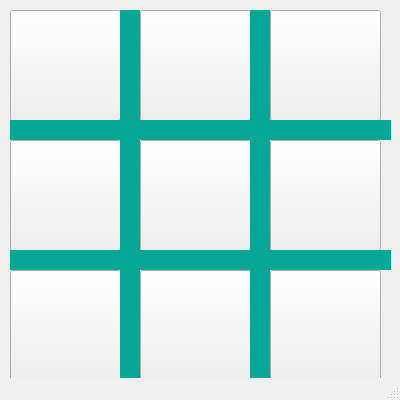
<?xml version="1.0" encoding="UTF-8"?>
<ui version="4.0">
 <class>Board</class>
 <widget class="QMainWindow" name="Board">
  <property name="geometry">
   <rect>
    <x>0</x>
    <y>0</y>
    <width>400</width>
    <height>400</height>
   </rect>
  </property>
  <property name="windowTitle">
   <string>MainWindow</string>
  </property>
  <widget class="QWidget" name="centralwidget">
   <widget class="QPushButton" name="pushButton_0_0">
    <property name="geometry">
     <rect>
      <x>10</x>
      <y>10</y>
      <width>111</width>
      <height>111</height>
     </rect>
    </property>
    <property name="styleSheet">
     <string notr="true">#pushButton
{
/*
background-color: rgb(20,189,172);
border-style: outset;
border-width: 0px;
border-color: beige;
*/

}</string>
    </property>
    <property name="text">
     <string/>
    </property>
    <property name="iconSize">
     <size>
      <width>130</width>
      <height>130</height>
     </size>
    </property>
   </widget>
   <widget class="QPushButton" name="pushButton_2_0">
    <property name="geometry">
     <rect>
      <x>10</x>
      <y>270</y>
      <width>111</width>
      <height>111</height>
     </rect>
    </property>
    <property name="styleSheet">
     <string notr="true">#pushButton_7
{

/*
background-color: rgb(20,189,172);
border-style: outset;
border-width: 0px;
border-color: beige;
*/

}</string>
    </property>
    <property name="text">
     <string/>
    </property>
    <property name="iconSize">
     <size>
      <width>130</width>
      <height>130</height>
     </size>
    </property>
   </widget>
   <widget class="QPushButton" name="pushButton_0_1">
    <property name="geometry">
     <rect>
      <x>140</x>
      <y>10</y>
      <width>111</width>
      <height>111</height>
     </rect>
    </property>
    <property name="styleSheet">
     <string notr="true">#pushButton_2
{
/*
background-color: rgb(20,189,172);
border-style: outset;
border-width: 0px;
border-color: beige;
*/

}</string>
    </property>
    <property name="text">
     <string/>
    </property>
    <property name="iconSize">
     <size>
      <width>130</width>
      <height>130</height>
     </size>
    </property>
   </widget>
   <widget class="QPushButton" name="pushButton_0_2">
    <property name="geometry">
     <rect>
      <x>270</x>
      <y>10</y>
      <width>111</width>
      <height>111</height>
     </rect>
    </property>
    <property name="styleSheet">
     <string notr="true">#pushButton_3
{

/*
background-color: rgb(20,189,172);
border-style: outset;
border-width: 0px;
border-color: beige;
*/

}</string>
    </property>
    <property name="text">
     <string/>
    </property>
    <property name="iconSize">
     <size>
      <width>130</width>
      <height>130</height>
     </size>
    </property>
   </widget>
   <widget class="QPushButton" name="pushButton_1_1">
    <property name="geometry">
     <rect>
      <x>140</x>
      <y>140</y>
      <width>111</width>
      <height>111</height>
     </rect>
    </property>
    <property name="styleSheet">
     <string notr="true">#pushButton_5
{

/*
background-color: rgb(20,189,172);
border-style: outset;
border-width: 0px;
border-color: beige;
*/

}</string>
    </property>
    <property name="text">
     <string/>
    </property>
    <property name="iconSize">
     <size>
      <width>130</width>
      <height>130</height>
     </size>
    </property>
   </widget>
   <widget class="QPushButton" name="pushButton_2_2">
    <property name="geometry">
     <rect>
      <x>270</x>
      <y>270</y>
      <width>111</width>
      <height>111</height>
     </rect>
    </property>
    <property name="styleSheet">
     <string notr="true">#pushButton_9
{
/*
background-color: rgb(20,189,172);
border-style: outset;
border-width: 0px;
border-color: beige;
*/

}</string>
    </property>
    <property name="text">
     <string/>
    </property>
    <property name="iconSize">
     <size>
      <width>130</width>
      <height>130</height>
     </size>
    </property>
   </widget>
   <widget class="QPushButton" name="pushButton_2_1">
    <property name="geometry">
     <rect>
      <x>140</x>
      <y>270</y>
      <width>111</width>
      <height>111</height>
     </rect>
    </property>
    <property name="styleSheet">
     <string notr="true">#pushButton_8
{

/*
background-color: rgb(20,189,172);
border-style: outset;
border-width: 0px;
border-color: beige;
*/
}</string>
    </property>
    <property name="text">
     <string/>
    </property>
    <property name="iconSize">
     <size>
      <width>130</width>
      <height>130</height>
     </size>
    </property>
   </widget>
   <widget class="QPushButton" name="pushButton_1_0">
    <property name="geometry">
     <rect>
      <x>10</x>
      <y>140</y>
      <width>111</width>
      <height>111</height>
     </rect>
    </property>
    <property name="styleSheet">
     <string notr="true">#pushButton_4
{

/*
background-color: rgb(20,189,172);
border-style: outset;
border-width: 0px;
border-color: beige;
*/

}</string>
    </property>
    <property name="text">
     <string/>
    </property>
    <property name="iconSize">
     <size>
      <width>130</width>
      <height>130</height>
     </size>
    </property>
   </widget>
   <widget class="QPushButton" name="pushButton_1_2">
    <property name="geometry">
     <rect>
      <x>270</x>
      <y>140</y>
      <width>111</width>
      <height>111</height>
     </rect>
    </property>
    <property name="styleSheet">
     <string notr="true">#pushButton_6
{

/*
background-color: rgb(20,189,172);
border-style: outset;
border-width: 0px;
border-color: beige;
*/
}</string>
    </property>
    <property name="text">
     <string/>
    </property>
    <property name="iconSize">
     <size>
      <width>130</width>
      <height>130</height>
     </size>
    </property>
   </widget>
   <widget class="Line" name="line_2">
    <property name="geometry">
     <rect>
      <x>250</x>
      <y>10</y>
      <width>20</width>
      <height>371</height>
     </rect>
    </property>
    <property name="layoutDirection">
     <enum>Qt::LeftToRight</enum>
    </property>
    <property name="styleSheet">
     <string notr="true">background-color: rgb(8, 167, 149);</string>
    </property>
    <property name="lineWidth">
     <number>0</number>
    </property>
    <property name="midLineWidth">
     <number>0</number>
    </property>
    <property name="orientation">
     <enum>Qt::Vertical</enum>
    </property>
   </widget>
   <widget class="Line" name="line_3">
    <property name="geometry">
     <rect>
      <x>10</x>
      <y>120</y>
      <width>381</width>
      <height>20</height>
     </rect>
    </property>
    <property name="styleSheet">
     <string notr="true">background-color: rgb(8, 167, 149);</string>
    </property>
    <property name="lineWidth">
     <number>0</number>
    </property>
    <property name="midLineWidth">
     <number>0</number>
    </property>
    <property name="orientation">
     <enum>Qt::Horizontal</enum>
    </property>
   </widget>
   <widget class="Line" name="line_4">
    <property name="geometry">
     <rect>
      <x>10</x>
      <y>250</y>
      <width>381</width>
      <height>20</height>
     </rect>
    </property>
    <property name="baseSize">
     <size>
      <width>0</width>
      <height>0</height>
     </size>
    </property>
    <property name="autoFillBackground">
     <bool>false</bool>
    </property>
    <property name="styleSheet">
     <string notr="true">background-color: rgb(8, 167, 149);</string>
    </property>
    <property name="lineWidth">
     <number>0</number>
    </property>
    <property name="midLineWidth">
     <number>0</number>
    </property>
    <property name="orientation">
     <enum>Qt::Horizontal</enum>
    </property>
   </widget>
   <widget class="Line" name="line_5">
    <property name="geometry">
     <rect>
      <x>120</x>
      <y>10</y>
      <width>20</width>
      <height>371</height>
     </rect>
    </property>
    <property name="layoutDirection">
     <enum>Qt::LeftToRight</enum>
    </property>
    <property name="styleSheet">
     <string notr="true">background-color: rgb(8, 167, 149);</string>
    </property>
    <property name="lineWidth">
     <number>0</number>
    </property>
    <property name="midLineWidth">
     <number>0</number>
    </property>
    <property name="orientation">
     <enum>Qt::Vertical</enum>
    </property>
   </widget>
  </widget>
  <widget class="QMenuBar" name="menubar">
   <property name="geometry">
    <rect>
     <x>0</x>
     <y>0</y>
     <width>400</width>
     <height>21</height>
    </rect>
   </property>
  </widget>
  <widget class="QStatusBar" name="statusbar"/>
 </widget>
 <resources/>
 <connections/>
</ui>
